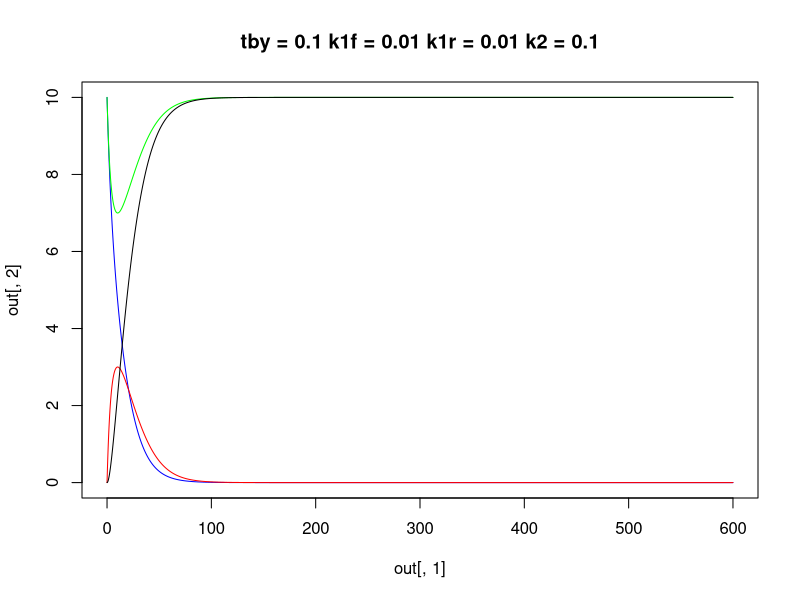

Here is the R script that generated this plot:
## ---- chunk 1
library(knitr)
knitr::opts_chunk$set(comment = NA, fig.width = 5, fig.align = "center")

library(deSolve)
library(ggplot2)
library(gridExtra)

tstart <- 0
tstop <- 600
tby <- 0.1
S0 <- 10
E0 <- 10 
C0 <- 0 
P0 <- 0
k1f <- .01
k1r <- .01
k2 <- .1

enzyme <- function(t, init, parameters)
{
  with(as.list(c(init,parameters)),{
    dS <- k1r*C - k1f*S*E
    dE <- -k1f*S*E + k1r*C + k2*C
    dC <- k1f*S*E - k1r*C - k2*C
    dP <- k2*C
    list(c(dS,dE,dC,dP))  
  })
}

times <- seq(tstart, tstop, by = tby)
init <- c(S=S0,E=E0,C=C0,P=P0)

tmain <- paste("tby =",tby,"k1f =",k1f,"k1r =",k1r,"k2 =",k2)
out <- ode(y=init,time=times,func=enzyme,parms=NULL)
plot(out[,1],out[,2], type = "l",col="blue",ylim=c(0,10),
     main = tmain)  
lines(out[,1],out[,3], type = "l",col="green")
lines(out[,1],out[,4], type = "l",col="red")
lines(out[,1],out[,5], type = "l",col="black")
